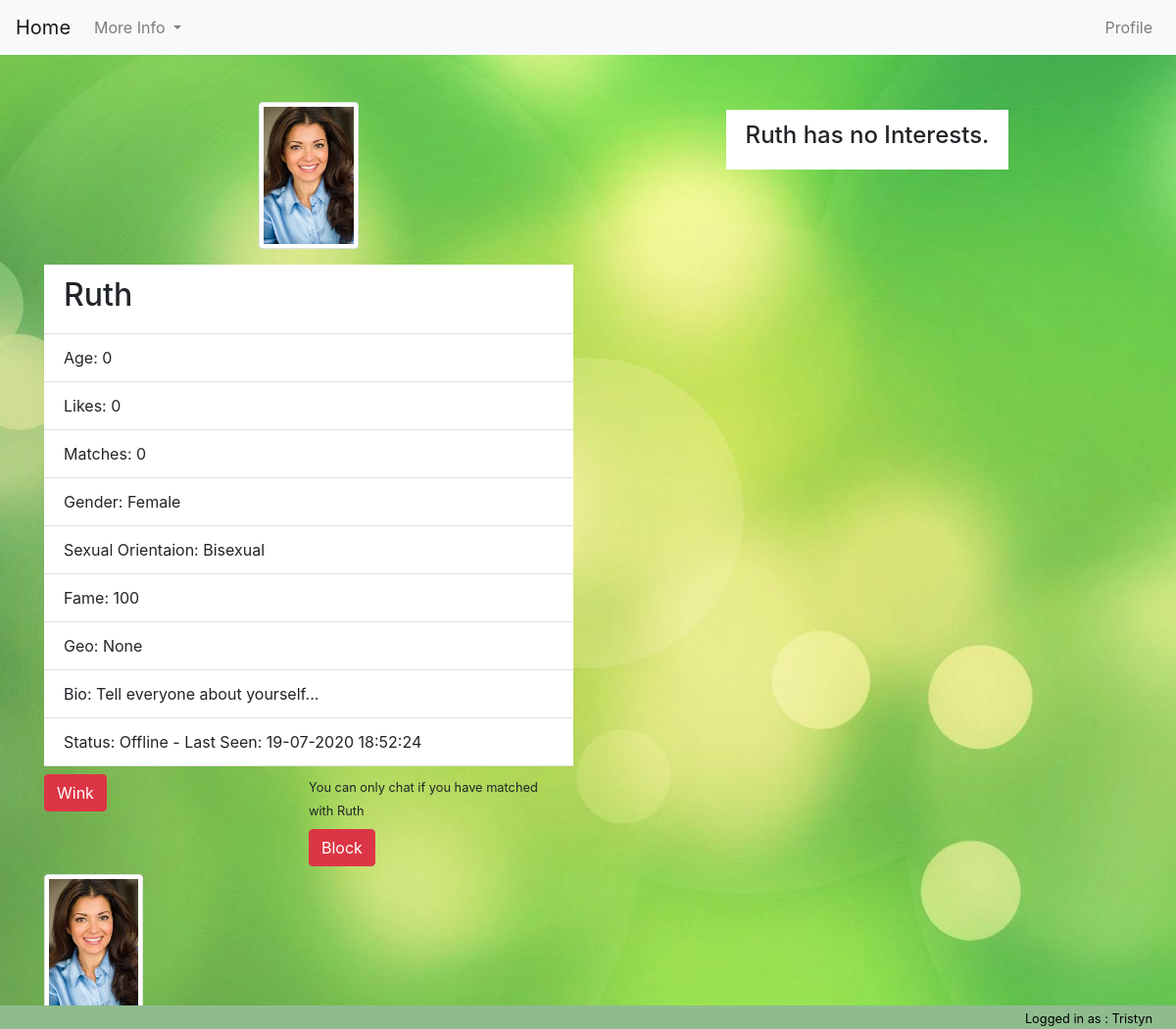
The app's page /profile_view/Ruth (signed in) with its own data.
### tables this page shows
CREATE TABLE users (
    profile_pic string default('default.png'),
    pics integer default(0),
    username string not null,
    firstname string not null,
    lastname string not null,
    email string not null,
    password string not null,
    likes integer default(0),
    matches integer default(0),
    bio text default('Tell everyone about yourself...'),
    gender string,
    age integer default(0),
    sex_orientation string,
    fame integer default(100),
    geo_location string,
    last_online string default('Offline'),
    complete string default('False'),
    verified string default(0)
);

CREATE TABLE images(
    username string not null,
    file_name string not null
);

### matcha/views.py (the view)
@app.route('/profile_view/<username>')
def profile_view(username):
    profile = get_profile_data(username)
    if profile['user_profile']:
        common_lib_log_history_moment('profile_view', session['username'], username, "You viewed " + username + "'s profile")
        if not common_lib_check_if_blocked(username):
            common_lib_log_history_moment('profile_view', username, session['username'], session['username'] + " viewed your profile, why dont you check their profile out?")
        return render_template("profile_view.html",
                               winked=profile['winked'],
                               user=profile['user_profile'],
                               session_user=profile['session_user'],
                               interests=profile['interest_list'],
                               matched=profile['matched'],
                               pictures=profile['pictures'])
    else:
        flash('That user does not exist', 'danger')
        return redirect(url_for('home'))

### matcha/__init__.py (called while the page is built)
@app.before_request
def before_request():
    g.db = connect_db()

def connect_db():
    return sqlite3.connect(app.config['DATABASE'])

### matcha/common_lib/blocking.py (called while the page is built)
def common_lib_check_if_blocked(username):
    return False

### matcha/common_lib/history.py (called while the page is built)
def common_lib_log_history_moment(log_type, logging_user, notif_username, message):
    mydate = datetime.now()
    formated_datenow = mydate.strftime("%d-%m-%Y\n%H:%M:%S")
    query_db("INSERT INTO history (log_username, notif_username, message, history_type, logged_timestamp ) VALUES (?,?,?,?,?)",
             (logging_user, notif_username, message, log_type, formated_datenow), True)

### matcha/common_lib/query.py (called while the page is built)
def query_db(query, args=(), commit=False, one=False):
    cur = g.db.execute(query, args)
    if commit:
        g.db.commit()
    else:
        rv = [dict((cur.description[idx][0], value)
                   for idx, value in enumerate(row)) for row in cur.fetchall()]
        return (rv[0] if rv else None) if one else rv

### matcha/templates/profile_view.html (shortened to what this page needs)
{% extends "base.html" %}
{% block nav %}
    <nav class="navbar navbar-expand-lg navbar-light bg-light"> <a class="navbar-brand" href="{{ url_for('home') }}">Home</a>
        <div class="collapse navbar-collapse" id="navbarSupportedContent">
            <ul class="navbar-nav mr-auto">
                <li class="nav-item dropdown">  <a class="nav-link dropdown-toggle" href="#" id="navbarDropdown" role="button" data-toggle="dropdown" aria-haspopup="true" aria-expanded="false">
                    More Info
                </a>
                </li>
            </ul>
            <div class="">
                <ul class="navbar-nav mr-auto">
                    <li class="nav-item">
                        <a class="nav-link" href="{{ url_for('profile_update') }}">Profile</a>
                    </li>
                </ul>
            </div>
        </div>
    </nav>
{% endblock %}
{% block content %}
    {% if user %}
        <div class=" mx-auto mt-5">
            <div class="container">
                <div class="row">
                    <div class="col-sm-12 col-md-6">
                        <img src="{{ url_for('static', filename="img/" + user.profile_pic) }}" alt="..." class="img-thumbnail mx-auto d-block profile-pic mb-3">
                        <ul class="list-group list-group-flush w-100">
                            <li class="list-group-item"><h2>{{ user.username }}</h2></li>
                            <li class="list-group-item">Age: {{ user.age }}</li>
                            <li class="list-group-item">Likes: {{ user.likes }}</li>
                            <li class="list-group-item">Matches: {{ user.matches }}</li>
                            <li class="list-group-item">Gender: {{ user.gender }}</li>
                            <li class="list-group-item">Sexual Orientaion: {{ user.sex_orientation }}</li>
                            <li class="list-group-item">Fame: {{ user.fame }}</li>
                            <li class="list-group-item">Geo: {{ user.geo_location }}</li>
                            <li class="list-group-item">Bio: {{ user.bio }}</li>
                            <li class="list-group-item">
                                {% if user.last_online == "Online" %}
                                    Status: Online
                                {% else %}
                                    Status: Offline -  Last Seen: {{ user.last_online }}
                                {% endif %}
                            </li>
                            <div class="row mt-2 w-100">
                                {% if session_user.profile_pic != 'default.png' %}
                                    <div class="col">
                                    {% if winked %}
                                        <form action="{{ url_for('unwink', username=user.username) }}">
                                            <button type="submit" class="btn btn-danger" id="">Un-Wink</button>
                                        </form>
                                    {% else %}
                                        <form action="{{ url_for('wink', username=user.username) }}">
                                            <button type="submit" class="btn btn-danger" id="wink-button">Wink</button>
                                        </form>
                                    {% endif %}
                                    </div>
                                    <div class="col">
                                        {% if matched %}
                                            <button type="submit" class="btn btn-danger">Chat</button>
                                        {% else %}
                                            <small>You can only chat if you have matched with {{ user.username }}</small>
                                        {% endif %}
                                    </div>
                                {% else %}
                                    <div class="col">
                                        <small>You can only Wink and Chat with users when you have updated your profile picture</small>
                                    </div>
                                {% endif %}
                            </div>
                            <div class="row mt-2 w-100">
                                <div class="col">
                                </div>
                                <div class="col">
                                    <form action="{{ url_for('block_user', username=user.username) }}">
                                        <button type="submit" class="btn btn-danger">Block</button>
                                    </form>
                                </div>
                            </div>
                        </ul>
                    </div>
                    <div class="col-sm-12  col-md-6 mx-auto mt-2 mb-2">
                        <ul class="list-group list-group-flush w-100">
                            {% if interests %}
                                <li class="list-group-item"><h4>Interests:</h4></li>
                            {% else %}
                                <li class="list-group-item mx-auto"><h4>{{ user.username }} has no Interests.</h4></li>
                            {% endif %}
                        </ul>
                    </div>
                    <div class="col-sm-12 col-md-12 mx-auto">
                        <div class="row">
                            {% if pictures %}
                                {% for picture in pictures %}
                                    <div class="col-sm-12 col-md-6 mt-2 mb-2">
                                        <img src="{{ url_for('static', filename="img/" + picture.file_name) }}" alt="..." class="img-thumbnail thumb-pic profile-pic">
                                    </div>
                                {% endfor %}
                            {% else %}
                                <div class="col"><h3>No Uploaded Images</h3></div>
                            {% endif %}
                        </div>
                    </div>
                </div>
            </div>
        </div>
    {% endif %}
{% endblock %}
{% block footer %}
    <small class="mr-4">Logged in as : {{ session_user.username }}</small>
{% endblock %}

### matcha/static/main.css (style rules this page uses)
.thumb-pic { max-width: 75px; max-height: 75px; }
.profile-pic { max-width: 150px; max-height: 150px; }
body { background: url('img/Splash.jpg') no-repeat center center fixed; -webkit-background-size: cover; -moz-background-size: cover; background-size: cover; -o-background-size: cover; }

### records on screen
users: profile_pic (picture), username "Ruth", age "0", likes "0", matches "0", gender "Female", sex_orientation "Bisexual", fame "100", bio "Tell everyone about yourself...", last_online "19-07-2020 18:52:24"
images: file_name (picture)
users: username "Tristyn"

### other values on screen
{{ user.geo_location }} "None"
